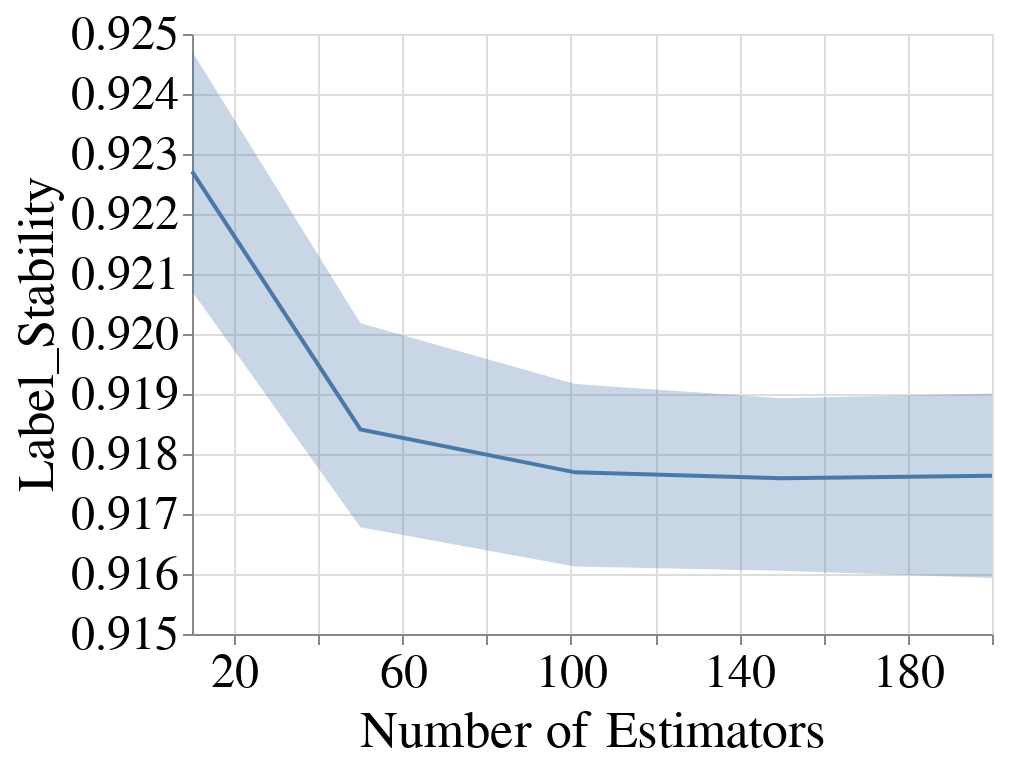

The code cell stored with this chart in its notebook:
### Code cell
create_plot_for_diff_bootstrap_sizes(all_subgroup_metrics_df,
                                     dataset_name=DATASET_NAMES[0],
                                     metric_name='Label_Stability',
                                     model_name=MODEL_NAMES[0],
                                     with_band=True)

### Figure 1 — Vega-Lite specification as saved in the notebook (floating-point values rounded to 4 significant figures)
{"config": {"view": {"continuousWidth": 400, "continuousHeight": 300}, "axis": {"labelFontSize": 24, "labelFontWeight": "normal", "titleFontSize": 26, "titleFontWeight": "normal"}, "legend": {"columns": 2, "direction": "horizontal", "labelFontSize": 22, "labelLimit": 400, "orient": "top", "symbolStrokeWidth": 10, "titleAnchor": "middle", "titleFontSize": 24, "titleLimit": 300}, "title": {"fontSize": 22}}, "layer": [{"mark": {"type": "errorband", "extent": "ci"}, "encoding": {"x": {"field": "Num_Estimators", "scale": {"domain": [10, 200], "nice": false, "zero": false}, "title": "Number of Estimators", "type": "quantitative"}, "y": {"field": "Metric_Value", "scale": {"zero": false}, "title": "Label_Stability", "type": "quantitative"}}}, {"mark": "line", "encoding": {"x": {"field": "Num_Estimators", "scale": {"domain": [10, 200], "nice": false, "zero": false}, "title": "Number of Estimators", "type": "quantitative"}, "y": {"aggregate": "mean", "field": "Metric_Value", "scale": {"zero": false}, "title": "Label_Stability", "type": "quantitative"}}}], "data": {"name": "data-f17872932c897745184c18765997f8a5"}, "$schema": "https://vega.github.io/schema/vega-lite/v4.17.0.json", "datasets": {"data-f17872932c897745184c18765997f8a5": [{"Metric": "Label_Stability", "Model_Name": "RandomForestClassifier", "Dataset_Name": "Folktables_CA_2018_Income", "Num_Estimators": 10, "Record_Create_Date_Time": "2024-02-24T22:03:06.218000", "Session_Uuid": "0f6a39fe-817f-42a6-99d0-a0801d2722bf", "Experiment_Iteration": "Exp_iter_1", "Dataset_Split_Seed": 100, "Fair_Intervention_Params_Lst": "[0.0]", "Intervention_Param": 0.0, "Run_Start_Date_Time": "2024-02-24T22:01:10.017000", "Subgroup": "overall", "Metric_Value": 0.9222}, {"Metric": "Label_Stability", "Model_Name": "RandomForestClassifier", "Dataset_Name": "Folktables_CA_2018_Income", "Num_Estimators": 10, "Record_Create_Date_Time": "2024-02-24T22:03:36.862000", "Session_Uuid": "0f6a39fe-817f-42a6-99d0-a0801d2722bf", "Experiment_Iteration": "Exp_iter_2", "Dataset_Split_Seed": 200, "Fair_Intervention_Params_Lst": "[0.0]", "Intervention_Param": 0.0, "Run_Start_Date_Time": "2024-02-24T22:01:43.940000", "Subgroup": "overall", "Metric_Value": 0.9185}, {"Metric": "Label_Stability", "Model_Name": "RandomForestClassifier", "Dataset_Name": "Folktables_CA_2018_Income", "Num_Estimators": 10, "Record_Create_Date_Time": "2024-02-24T22:04:26.537000", "Session_Uuid": "0f6a39fe-817f-42a6-99d0-a0801d2722bf", "Experiment_Iteration": "Exp_iter_3", "Dataset_Split_Seed": 300, "Fair_Intervention_Params_Lst": "[0.0]", "Intervention_Param": 0.0, "Run_Start_Date_Time": "2024-02-24T22:02:28.125000", "Subgroup": "overall", "Metric_Value": 0.9211}, {"Metric": "Label_Stability", "Model_Name": "RandomForestClassifier", "Dataset_Name": "Folktables_CA_2018_Income", "Num_Estimators": 10, "Record_Create_Date_Time": "2024-02-24T22:04:43.618000", "Session_Uuid": "0f6a39fe-817f-42a6-99d0-a0801d2722bf", "Experiment_Iteration": "Exp_iter_4", "Dataset_Split_Seed": 400, "Fair_Intervention_Params_Lst": "[0.0]", "Intervention_Param": 0.0, "Run_Start_Date_Time": "2024-02-24T22:02:49.106000", "Subgroup": "overall", "Metric_Value": 0.9259}, {"Metric": "Label_Stability", "Model_Name": "RandomForestClassifier", "Dataset_Name": "Folktables_CA_2018_Income", "Num_Estimators": 10, "Record_Create_Date_Time": "2024-02-24T22:05:06.411000", "Session_Uuid": "0f6a39fe-817f-42a6-99d0-a0801d2722bf", "Experiment_Iteration": "Exp_iter_5", "Dataset_Split_Seed": 500, "Fair_Intervention_Params_Lst": "[0.0]", "Intervention_Param": 0.0, "Run_Start_Date_Time": "2024-02-24T22:03:10.363000", "Subgroup": "overall", "Metric_Value": 0.923}, {"Metric": "Label_Stability", "Model_Name": "RandomForestClassifier", "Dataset_Name": "Folktables_CA_2018_Income", "Num_Estimators": 10, "Record_Create_Date_Time": "2024-02-24T22:05:26.238000", "Session_Uuid": "0f6a39fe-817f-42a6-99d0-a0801d2722bf", "Experiment_Iteration": "Exp_iter_6", "Dataset_Split_Seed": 600, "Fair_Intervention_Params_Lst": "[0.0]", "Intervention_Param": 0.0, "Run_Start_Date_Time": "2024-02-24T22:03:27.823000", "Subgroup": "overall", "Metric_Value": 0.9257}, {"Metric": "Label_Stability", "Model_Name": "RandomForestClassifier", "Dataset_Name": "Folktables_CA_2018_Income", "Num_Estimators": 50, "Record_Create_Date_Time": "2024-02-24T15:56:18.751000", "Session_Uuid": "f12c5c59-e58a-4f5a-bc5b-e33f81189fd7", "Experiment_Iteration": "Exp_iter_1", "Dataset_Split_Seed": 100, "Fair_Intervention_Params_Lst": "[0.0]", "Intervention_Param": 0.0, "Run_Start_Date_Time": "2024-02-24T15:47:09.491000", "Subgroup": "overall", "Metric_Value": 0.9194}, {"Metric": "Label_Stability", "Model_Name": "RandomForestClassifier", "Dataset_Name": "Folktables_CA_2018_Income", "Num_Estimators": 50, "Record_Create_Date_Time": "2024-02-24T16:22:05.351000", "Session_Uuid": "f12c5c59-e58a-4f5a-bc5b-e33f81189fd7", "Experiment_Iteration": "Exp_iter_2", "Dataset_Split_Seed": 200, "Fair_Intervention_Params_Lst": "[0.0]", "Intervention_Param": 0.0, "Run_Start_Date_Time": "2024-02-24T16:12:38.307000", "Subgroup": "overall", "Metric_Value": 0.9158}, {"Metric": "Label_Stability", "Model_Name": "RandomForestClassifier", "Dataset_Name": "Folktables_CA_2018_Income", "Num_Estimators": 50, "Record_Create_Date_Time": "2024-02-24T16:23:55.740000", "Session_Uuid": "f12c5c59-e58a-4f5a-bc5b-e33f81189fd7", "Experiment_Iteration": "Exp_iter_4", "Dataset_Split_Seed": 400, "Fair_Intervention_Params_Lst": "[0.0]", "Intervention_Param": 0.0, "Run_Start_Date_Time": "2024-02-24T16:14:35.126000", "Subgroup": "overall", "Metric_Value": 0.922}, {"Metric": "Label_Stability", "Model_Name": "RandomForestClassifier", "Dataset_Name": "Folktables_CA_2018_Income", "Num_Estimators": 50, "Record_Create_Date_Time": "2024-02-24T16:31:34.018000", "Session_Uuid": "f12c5c59-e58a-4f5a-bc5b-e33f81189fd7", "Experiment_Iteration": "Exp_iter_3", "Dataset_Split_Seed": 300, "Fair_Intervention_Params_Lst": "[0.0]", "Intervention_Param": 0.0, "Run_Start_Date_Time": "2024-02-24T16:22:06.233000", "Subgroup": "overall", "Metric_Value": 0.9175}, {"Metric": "Label_Stability", "Model_Name": "RandomForestClassifier", "Dataset_Name": "Folktables_CA_2018_Income", "Num_Estimators": 50, "Record_Create_Date_Time": "2024-02-24T16:33:13.931000", "Session_Uuid": "f12c5c59-e58a-4f5a-bc5b-e33f81189fd7", "Experiment_Iteration": "Exp_iter_5", "Dataset_Split_Seed": 500, "Fair_Intervention_Params_Lst": "[0.0]", "Intervention_Param": 0.0, "Run_Start_Date_Time": "2024-02-24T16:23:57.349000", "Subgroup": "overall", "Metric_Value": 0.9162}, {"Metric": "Label_Stability", "Model_Name": "RandomForestClassifier", "Dataset_Name": "Folktables_CA_2018_Income", "Num_Estimators": 50, "Record_Create_Date_Time": "2024-02-24T16:42:30.408000", "Session_Uuid": "f12c5c59-e58a-4f5a-bc5b-e33f81189fd7", "Experiment_Iteration": "Exp_iter_6", "Dataset_Split_Seed": 600, "Fair_Intervention_Params_Lst": "[0.0]", "Intervention_Param": 0.0, "Run_Start_Date_Time": "2024-02-24T16:33:15.280000", "Subgroup": "overall", "Metric_Value": 0.9196}, {"Metric": "Label_Stability", "Model_Name": "RandomForestClassifier", "Dataset_Name": "Folktables_CA_2018_Income", "Num_Estimators": 101, "Record_Create_Date_Time": "2024-02-24T16:37:30.256000", "Session_Uuid": "d9a91e93-d876-40fe-98be-41ec023e789f", "Experiment_Iteration": "Exp_iter_1", "Dataset_Split_Seed": 100, "Fair_Intervention_Params_Lst": "[0.0]", "Intervention_Param": 0.0, "Run_Start_Date_Time": "2024-02-24T16:17:02.907000", "Subgroup": "overall", "Metric_Value": 0.9194}, {"Metric": "Label_Stability", "Model_Name": "RandomForestClassifier", "Dataset_Name": "Folktables_CA_2018_Income", "Num_Estimators": 101, "Record_Create_Date_Time": "2024-02-24T16:38:15.529000", "Session_Uuid": "d9a91e93-d876-40fe-98be-41ec023e789f", "Experiment_Iteration": "Exp_iter_4", "Dataset_Split_Seed": 400, "Fair_Intervention_Params_Lst": "[0.0]", "Intervention_Param": 0.0, "Run_Start_Date_Time": "2024-02-24T16:19:14.752000", "Subgroup": "overall", "Metric_Value": 0.9202}, {"Metric": "Label_Stability", "Model_Name": "RandomForestClassifier", "Dataset_Name": "Folktables_CA_2018_Income", "Num_Estimators": 101, "Record_Create_Date_Time": "2024-02-24T16:56:06.997000", "Session_Uuid": "d9a91e93-d876-40fe-98be-41ec023e789f", "Experiment_Iteration": "Exp_iter_5", "Dataset_Split_Seed": 500, "Fair_Intervention_Params_Lst": "[0.0]", "Intervention_Param": 0.0, "Run_Start_Date_Time": "2024-02-24T16:38:16.381000", "Subgroup": "overall", "Metric_Value": 0.9169}, {"Metric": "Label_Stability", "Model_Name": "RandomForestClassifier", "Dataset_Name": "Folktables_CA_2018_Income", "Num_Estimators": 101, "Record_Create_Date_Time": "2024-02-24T16:56:31.109000", "Session_Uuid": "d9a91e93-d876-40fe-98be-41ec023e789f", "Experiment_Iteration": "Exp_iter_2", "Dataset_Split_Seed": 200, "Fair_Intervention_Params_Lst": "[0.0]", "Intervention_Param": 0.0, "Run_Start_Date_Time": "2024-02-24T16:37:32.273000", "Subgroup": "overall", "Metric_Value": 0.9153}, {"Metric": "Label_Stability", "Model_Name": "RandomForestClassifier", "Dataset_Name": "Folktables_CA_2018_Income", "Num_Estimators": 101, "Record_Create_Date_Time": "2024-02-24T17:14:00.415000", "Session_Uuid": "d9a91e93-d876-40fe-98be-41ec023e789f", "Experiment_Iteration": "Exp_iter_6", "Dataset_Split_Seed": 600, "Fair_Intervention_Params_Lst": "[0.0]", "Intervention_Param": 0.0, "Run_Start_Date_Time": "2024-02-24T16:56:08.482000", "Subgroup": "overall", "Metric_Value": 0.919}, {"Metric": "Label_Stability", "Model_Name": "RandomForestClassifier", "Dataset_Name": "Folktables_CA_2018_Income", "Num_Estimators": 101, "Record_Create_Date_Time": "2024-02-24T17:16:47.581000", "Session_Uuid": "d9a91e93-d876-40fe-98be-41ec023e789f", "Experiment_Iteration": "Exp_iter_3", "Dataset_Split_Seed": 300, "Fair_Intervention_Params_Lst": "[0.0]", "Intervention_Param": 0.0, "Run_Start_Date_Time": "2024-02-24T16:56:31.776000", "Subgroup": "overall", "Metric_Value": 0.9154}, {"Metric": "Label_Stability", "Model_Name": "RandomForestClassifier", "Dataset_Name": "Folktables_CA_2018_Income", "Num_Estimators": 150, "Record_Create_Date_Time": "2024-02-24T16:49:46.953000", "Session_Uuid": "c4ce3ca1-31dc-4742-9386-91112ff5ed69", "Experiment_Iteration": "Exp_iter_1", "Dataset_Split_Seed": 100, "Fair_Intervention_Params_Lst": "[0.0]", "Intervention_Param": 0.0, "Run_Start_Date_Time": "2024-02-24T16:21:02.579000", "Subgroup": "overall", "Metric_Value": 0.9187}, {"Metric": "Label_Stability", "Model_Name": "RandomForestClassifier", "Dataset_Name": "Folktables_CA_2018_Income", "Num_Estimators": 150, "Record_Create_Date_Time": "2024-02-24T16:51:35.220000", "Session_Uuid": "c4ce3ca1-31dc-4742-9386-91112ff5ed69", "Experiment_Iteration": "Exp_iter_4", "Dataset_Split_Seed": 400, "Fair_Intervention_Params_Lst": "[0.0]", "Intervention_Param": 0.0, "Run_Start_Date_Time": "2024-02-24T16:22:29.728000", "Subgroup": "overall", "Metric_Value": 0.9194}, {"Metric": "Label_Stability", "Model_Name": "RandomForestClassifier", "Dataset_Name": "Folktables_CA_2018_Income", "Num_Estimators": 150, "Record_Create_Date_Time": "2024-02-24T17:17:29.502000", "Session_Uuid": "c4ce3ca1-31dc-4742-9386-91112ff5ed69", "Experiment_Iteration": "Exp_iter_2", "Dataset_Split_Seed": 200, "Fair_Intervention_Params_Lst": "[0.0]", "Intervention_Param": 0.0, "Run_Start_Date_Time": "2024-02-24T16:49:48.735000", "Subgroup": "overall", "Metric_Value": 0.9144}, {"Metric": "Label_Stability", "Model_Name": "RandomForestClassifier", "Dataset_Name": "Folktables_CA_2018_Income", "Num_Estimators": 150, "Record_Create_Date_Time": "2024-02-24T17:19:15.604000", "Session_Uuid": "c4ce3ca1-31dc-4742-9386-91112ff5ed69", "Experiment_Iteration": "Exp_iter_5", "Dataset_Split_Seed": 500, "Fair_Intervention_Params_Lst": "[0.0]", "Intervention_Param": 0.0, "Run_Start_Date_Time": "2024-02-24T16:51:36.152000", "Subgroup": "overall", "Metric_Value": 0.9176}, {"Metric": "Label_Stability", "Model_Name": "RandomForestClassifier", "Dataset_Name": "Folktables_CA_2018_Income", "Num_Estimators": 150, "Record_Create_Date_Time": "2024-02-24T17:44:59.737000", "Session_Uuid": "c4ce3ca1-31dc-4742-9386-91112ff5ed69", "Experiment_Iteration": "Exp_iter_3", "Dataset_Split_Seed": 300, "Fair_Intervention_Params_Lst": "[0.0]", "Intervention_Param": 0.0, "Run_Start_Date_Time": "2024-02-24T17:17:30.335000", "Subgroup": "overall", "Metric_Value": 0.9162}, {"Metric": "Label_Stability", "Model_Name": "RandomForestClassifier", "Dataset_Name": "Folktables_CA_2018_Income", "Num_Estimators": 150, "Record_Create_Date_Time": "2024-02-24T17:51:00.188000", "Session_Uuid": "c4ce3ca1-31dc-4742-9386-91112ff5ed69", "Experiment_Iteration": "Exp_iter_6", "Dataset_Split_Seed": 600, "Fair_Intervention_Params_Lst": "[0.0]", "Intervention_Param": 0.0, "Run_Start_Date_Time": "2024-02-24T17:19:16.606000", "Subgroup": "overall", "Metric_Value": 0.9193}, {"Metric": "Label_Stability", "Model_Name": "RandomForestClassifier", "Dataset_Name": "Folktables_CA_2018_Income", "Num_Estimators": 200, "Record_Create_Date_Time": "2024-02-24T17:02:40.552000", "Session_Uuid": "f7c0575e-6607-4d44-a07c-0facc7afa75a", "Experiment_Iteration": "Exp_iter_1", "Dataset_Split_Seed": 100, "Fair_Intervention_Params_Lst": "[0.0]", "Intervention_Param": 0.0, "Run_Start_Date_Time": "2024-02-24T16:24:50.154000", "Subgroup": "overall", "Metric_Value": 0.9194}, {"Metric": "Label_Stability", "Model_Name": "RandomForestClassifier", "Dataset_Name": "Folktables_CA_2018_Income", "Num_Estimators": 200, "Record_Create_Date_Time": "2024-02-24T17:03:51.676000", "Session_Uuid": "f7c0575e-6607-4d44-a07c-0facc7afa75a", "Experiment_Iteration": "Exp_iter_4", "Dataset_Split_Seed": 400, "Fair_Intervention_Params_Lst": "[0.0]", "Intervention_Param": 0.0, "Run_Start_Date_Time": "2024-02-24T16:26:27.589000", "Subgroup": "overall", "Metric_Value": 0.9196}, {"Metric": "Label_Stability", "Model_Name": "RandomForestClassifier", "Dataset_Name": "Folktables_CA_2018_Income", "Num_Estimators": 200, "Record_Create_Date_Time": "2024-02-24T17:40:28.215000", "Session_Uuid": "f7c0575e-6607-4d44-a07c-0facc7afa75a", "Experiment_Iteration": "Exp_iter_2", "Dataset_Split_Seed": 200, "Fair_Intervention_Params_Lst": "[0.0]", "Intervention_Param": 0.0, "Run_Start_Date_Time": "2024-02-24T17:02:42.217000", "Subgroup": "overall", "Metric_Value": 0.9141}, {"Metric": "Label_Stability", "Model_Name": "RandomForestClassifier", "Dataset_Name": "Folktables_CA_2018_Income", "Num_Estimators": 200, "Record_Create_Date_Time": "2024-02-24T17:40:34.814000", "Session_Uuid": "f7c0575e-6607-4d44-a07c-0facc7afa75a", "Experiment_Iteration": "Exp_iter_5", "Dataset_Split_Seed": 500, "Fair_Intervention_Params_Lst": "[0.0]", "Intervention_Param": 0.0, "Run_Start_Date_Time": "2024-02-24T17:03:53.248000", "Subgroup": "overall", "Metric_Value": 0.9177}, {"Metric": "Label_Stability", "Model_Name": "RandomForestClassifier", "Dataset_Name": "Folktables_CA_2018_Income", "Num_Estimators": 200, "Record_Create_Date_Time": "2024-02-24T18:19:55.214000", "Session_Uuid": "f7c0575e-6607-4d44-a07c-0facc7afa75a", "Experiment_Iteration": "Exp_iter_6", "Dataset_Split_Seed": 600, "Fair_Intervention_Params_Lst": "[0.0]", "Intervention_Param": 0.0, "Run_Start_Date_Time": "2024-02-24T17:40:36.324000", "Subgroup": "overall", "Metric_Value": 0.9189}, {"Metric": "Label_Stability", "Model_Name": "RandomForestClassifier", "Dataset_Name": "Folktables_CA_2018_Income", "Num_Estimators": 200, "Record_Create_Date_Time": "2024-02-24T18:19:57.060000", "Session_Uuid": "f7c0575e-6607-4d44-a07c-0facc7afa75a", "Experiment_Iteration": "Exp_iter_3", "Dataset_Split_Seed": 300, "Fair_Intervention_Params_Lst": "[0.0]", "Intervention_Param": 0.0, "Run_Start_Date_Time": "2024-02-24T17:40:29.022000", "Subgroup": "overall", "Metric_Value": 0.9161}]}}
